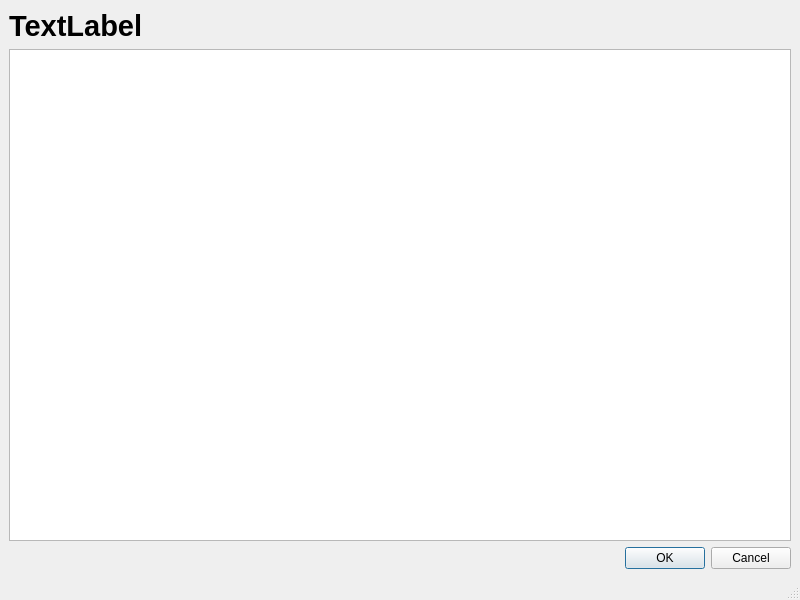
<?xml version="1.0" encoding="UTF-8"?>
<ui version="4.0">
 <class>collegeScreen</class>
 <widget class="QMainWindow" name="collegeScreen">
  <property name="geometry">
   <rect>
    <x>0</x>
    <y>0</y>
    <width>800</width>
    <height>600</height>
   </rect>
  </property>
  <property name="windowTitle">
   <string>collegeScreen</string>
  </property>
  <widget class="QWidget" name="centralwidget">
   <layout class="QVBoxLayout" name="verticalLayout_2">
    <item>
     <layout class="QVBoxLayout" name="verticalLayout">
      <item>
       <widget class="QLabel" name="campusName">
        <property name="font">
         <font>
          <pointsize>22</pointsize>
          <bold>true</bold>
         </font>
        </property>
        <property name="text">
         <string>TextLabel</string>
        </property>
       </widget>
      </item>
      <item>
       <widget class="QListWidget" name="listWidget">
        <property name="frameShadow">
         <enum>QFrame::Shadow::Sunken</enum>
        </property>
       </widget>
      </item>
      <item>
       <widget class="QDialogButtonBox" name="purchaseConfirm">
        <property name="standardButtons">
         <set>QDialogButtonBox::StandardButton::Cancel|QDialogButtonBox::StandardButton::Ok</set>
        </property>
       </widget>
      </item>
     </layout>
    </item>
   </layout>
  </widget>
  <widget class="QMenuBar" name="menubar">
   <property name="enabled">
    <bool>false</bool>
   </property>
   <property name="geometry">
    <rect>
     <x>0</x>
     <y>0</y>
     <width>800</width>
     <height>25</height>
    </rect>
   </property>
  </widget>
  <widget class="QStatusBar" name="statusbar">
   <property name="enabled">
    <bool>false</bool>
   </property>
  </widget>
 </widget>
 <resources/>
 <connections/>
</ui>
